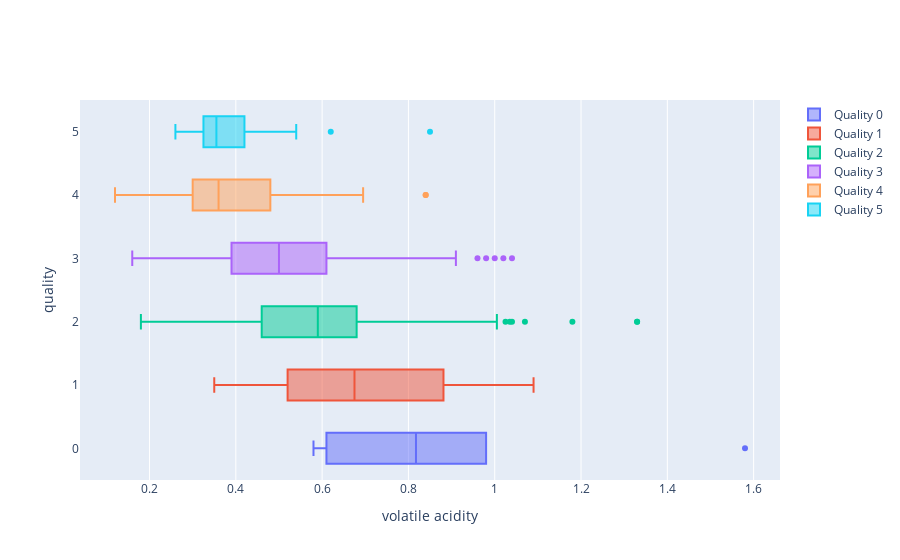

Source (notebook cell):
### Markdown cell above
<font size="+2"><b style="font-weight:normal">3.8 <span style='color:#FF281B; font-weight:normal'>|</span> Data Visualization - Boxplot of the correlation between `quality`, and `volatile acidity` </b></font>

### Code cell
fig = go.Figure()

for x in range(6):
    fig.add_trace(
        go.Box(
            x=df[df.quality == x]["volatile acidity"],
            y=df[df.quality == x].quality,
            name="Quality " + str(x),
        )
    )

fig.update_layout(yaxis_title="quality", xaxis_title="volatile acidity")
fig.update_traces(orientation="h")
fig.show()

### Figure 1 — Plotly figure (JSON) as saved in the notebook; plotly's stock layout.template omitted (floating-point values rounded to 4 significant figures; data arrays with more than 128 entries replaced by an {"elided": "..."} marker saying what was removed)
{"data": [{"name": "Quality 0", "orientation": "h", "type": "box", "x": [0.58, 0.61, 1.58, 0.98, 0.875, 0.76], "y": [0, 0, 0, 0, 0, 0]}, {"name": "Quality 1", "orientation": "h", "type": "box", "x": [0.61, 0.52, 0.675, 0.625, 1.02, 0.52, 0.68, 0.55, 0.885, 1.09, 0.975, 0.87, 0.46, 0.5, 0.935, 0.845, 0.38, 0.765, 0.39, 0.685, 0.47, 0.35, 0.67, 0.88, 0.955, 0.73, 0.67, 1.02, 0.4, 0.53, 0.785, 1.04, 0.62], "y": [1, 1, 1, 1, 1, 1, 1, 1, 1, 1, 1, 1, 1, 1, 1, 1, 1, 1, 1, 1, 1, 1, 1, 1, 1, 1, 1, 1, 1, 1, 1, 1, 1]}, {"name": "Quality 2", "orientation": "h", "type": "box", "x": {"elided": "483 float values"}, "y": {"elided": "483 int values"}}, {"name": "Quality 3", "orientation": "h", "type": "box", "x": {"elided": "462 float values"}, "y": {"elided": "462 int values"}}, {"name": "Quality 4", "orientation": "h", "type": "box", "x": {"elided": "143 float values"}, "y": {"elided": "143 int values"}}, {"name": "Quality 5", "orientation": "h", "type": "box", "x": [0.35, 0.32, 0.85, 0.31, 0.62, 0.3, 0.35, 0.35, 0.42, 0.4, 0.26, 0.54, 0.42, 0.33, 0.38, 0.36], "y": [5, 5, 5, 5, 5, 5, 5, 5, 5, 5, 5, 5, 5, 5, 5, 5]}], "layout": {"xaxis": {"title": {"text": "volatile acidity"}}, "yaxis": {"title": {"text": "quality"}}}}
